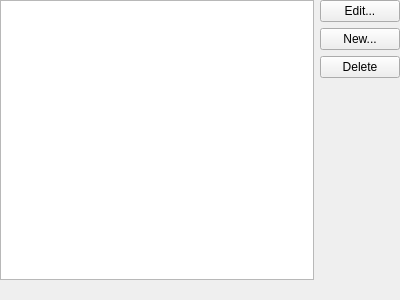
<?xml version="1.0" encoding="UTF-8"?>
<ui version="4.0">
 <class>ScriptEditorPageStringTable</class>
 <widget class="QWidget" name="ScriptEditorPageStringTable">
  <property name="geometry">
   <rect>
    <x>0</x>
    <y>0</y>
    <width>400</width>
    <height>300</height>
   </rect>
  </property>
  <property name="windowTitle">
   <string>Form</string>
  </property>
  <layout class="QGridLayout" name="gridLayout_2">
   <property name="leftMargin">
    <number>0</number>
   </property>
   <property name="topMargin">
    <number>0</number>
   </property>
   <property name="rightMargin">
    <number>0</number>
   </property>
   <property name="bottomMargin">
    <number>0</number>
   </property>
   <item row="0" column="0">
    <widget class="QListWidget" name="list"/>
   </item>
   <item row="0" column="1">
    <layout class="QVBoxLayout" name="verticalLayout">
     <item>
      <widget class="QPushButton" name="buttonEdit">
       <property name="text">
        <string>Edit...</string>
       </property>
      </widget>
     </item>
     <item>
      <widget class="QPushButton" name="buttonNew">
       <property name="text">
        <string>New...</string>
       </property>
      </widget>
     </item>
     <item>
      <widget class="QPushButton" name="buttonDelete">
       <property name="text">
        <string>Delete</string>
       </property>
      </widget>
     </item>
     <item>
      <spacer name="verticalSpacer">
       <property name="orientation">
        <enum>Qt::Vertical</enum>
       </property>
       <property name="sizeHint" stdset="0">
        <size>
         <width>20</width>
         <height>40</height>
        </size>
       </property>
      </spacer>
     </item>
    </layout>
   </item>
   <item row="1" column="0" colspan="2">
    <layout class="QGridLayout" name="gridLayout">
     <item row="0" column="0">
      <widget class="QLabel" name="statsReadout">
       <property name="text">
        <string/>
       </property>
       <property name="wordWrap">
        <bool>true</bool>
       </property>
      </widget>
     </item>
    </layout>
   </item>
  </layout>
 </widget>
 <resources/>
 <connections/>
</ui>
